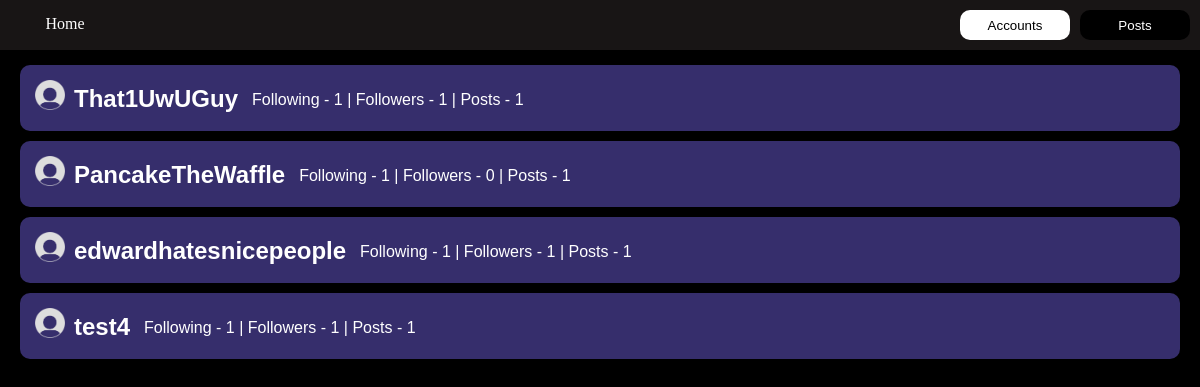
Before: /twitter/following (signed in) with the older database file.
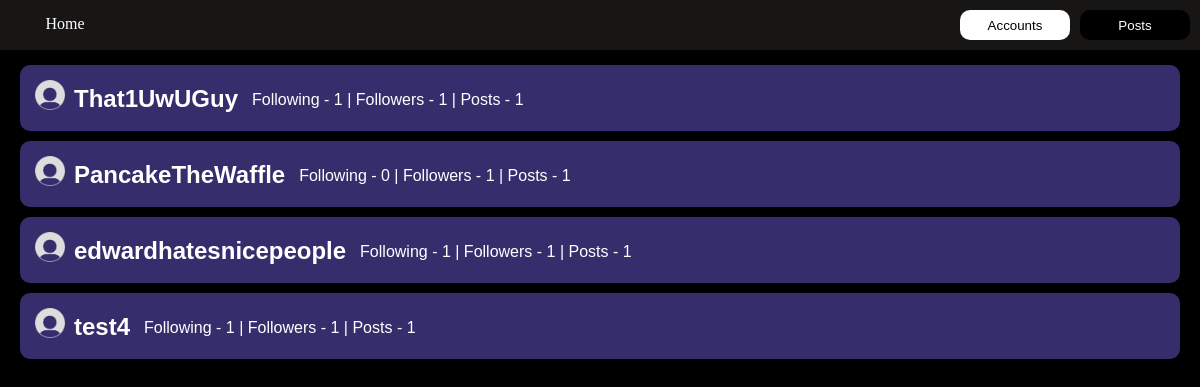
After: the same page with the newer database file.
### twitter/models.py (models this page shows)
class User2(models.Model): #don't delete follows or user2s manually, because you have to delete the user follow and user2 all in one or itll break
    username = models.CharField(max_length = 200)
    password = models.CharField(max_length = 200, default = "password")
    profile_picture = models.ImageField(upload_to = "media/twitter/", default = "static/twitter/default.png")
    following = models.ManyToManyField(FollowObj, related_name="follow_account")
    bookmarks = models.ManyToManyField('Post', related_name="bookmarked_post") #if you want to define a relationship between two objects you can just use a string for the object name
    followers = models.IntegerField(default = 0)
    followingNum = models.IntegerField(default = 0)
    savedlists = models.ManyToManyField('PostList', related_name="saved_list")
    ownlists = models.ManyToManyField('PostList', related_name="own_list")
    posts = models.IntegerField(default = 0)
    notificationlist = models.ManyToManyField('Notification', related_name="notifications")
    def __str__(self):
        return self.username

### twitter/views.py (the view)
# urls.py: path("following", views.Following, name="following"),
def Following(request):
    user = get_object_or_404(User2, username=request.user.username)
    userlist = []
    for x in user.following.all():
        userlist.append(User2.objects.get(username=x.username))
    postlist = Post.objects.filter(user__in = userlist).order_by("-pub_date")
    context = {"accountlist": userlist, "postlist": postlist}
    return render(request, 'twitter/following.html', context)

### twitter/templates/twitter/following.html (shortened to what this page needs)
<!DOCTYPE html>
<html lang="en">
<head>
    {%load static %}
    <link rel = "stylesheet" href = "{% static 'twitter/css/following.css' %}">
</head>
<body>
    <div class = "navbar">
        <a href = "{% url 'home' %}"><div class = "homebutton">
            Home
        </div></a>
        <button onclick = "switchScreen()" class="unactive" id="postbutton">Posts</button>
        <button onclick = "switchScreen()" class="active" id="accountbutton">Accounts</button>
    </div>
    <div class = "accounts" id = "accounts">
        {% if accountlist %}
            {% for account in accountlist %}
                <div class = "account">
                    <img src = "{% static 'twitter/images/default.png' %}", width = 30px, height = 30px/>
                    <a href = "{% url 'profile' username=account.username %}"><h2>{{account.username}}</h2></a>
                    <span> Following - {{account.followingNum}} | Followers - {{account.followers}} | Posts - {{account.posts}}</span>
                </div>
            {% endfor %}
        {% else %}
                <p>No Accounts Followed</p>
        {% endif %}
    </div>
        {% if postlist %}
            {% for post in postlist %}
                    {% load static %}
            {% endfor %}
        {% else %}
            <p>No Posts from followed accounts</p>
        {% endif %}
</body>
</html>

Changed rows visible on the page:
changed User2 "PancakeTheWaffle": followingNum "1" → "0"; followers "0" → "1"
